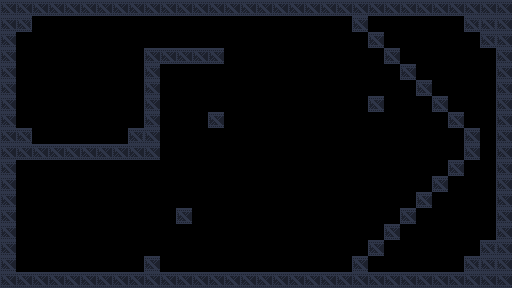

Tiled map render using the project's own tile images. Description and the map definition, with tile-layer contents summarised, below:
An orthogonal 32x18 tile map with 16x16 px tiles, 2 tile layers (background, details), 2 tilesets and 71 objects (19x door_3, 15x door_2, 15x door_1, 11x door_4, 3x gravity, ...).

<map version="1.5" tiledversion="1.7.2" orientation="orthogonal" renderorder="right-down" width="32" height="18" tilewidth="16" tileheight="16" infinite="0" nextlayerid="4" nextobjectid="121">
 <properties>
  <property name="title" value="Open the gates" />
 </properties>
 <tileset firstgid="1" source="industrial.v2.tsx" />
 <tileset firstgid="1025" source="Dungeon Sprites.tsx" />
 <layer id="3" name="background" width="32" height="18">
  <data>[576 cells, 0 non-empty, 0 distinct tile ids]</data>
 </layer>
 <layer id="1" name="details" width="32" height="18">
  <properties>
   <property name="physics" type="bool" value="true" />
  </properties>
  <data>[576 cells, 144 non-empty, 2 distinct tile ids]</data>
 </layer>
 <objectgroup id="2" name="objects">
  <object id="2" name="spawn" gid="513" x="48" y="272" width="16" height="16" />
  <object id="36" name="goal" gid="1158" x="112" y="112" width="16" height="16" />
  <object id="40" name="gravity" gid="526" x="424" y="256" width="16" height="16" />
  <object id="44" name="gravity_constant" gid="330" x="56" y="40" width="16" height="16">
   <properties>
    <property name="constant" type="bool" value="true" />
   </properties>
  </object>
  <object id="45" name="gravity" gid="526" x="424" y="48" width="16" height="16" />
  <object id="46" name="door_4" gid="105" x="192" y="32" width="16" height="16">
   <properties>
    <property name="horizontal" type="bool" value="false" />
   </properties>
  </object>
  <object id="47" name="door_4" gid="105" x="192" y="48" width="16" height="16">
   <properties>
    <property name="horizontal" type="bool" value="false" />
   </properties>
  </object>
  <object id="48" name="door_3" gid="105" x="176" y="32" width="16" height="16">
   <properties>
    <property name="horizontal" type="bool" value="false" />
   </properties>
  </object>
  <object id="49" name="door_3" gid="105" x="176" y="48" width="16" height="16">
   <properties>
    <property name="horizontal" type="bool" value="false" />
   </properties>
  </object>
  <object id="50" name="door_2" gid="105" x="160" y="32" width="16" height="16">
   <properties>
    <property name="horizontal" type="bool" value="false" />
   </properties>
  </object>
  <object id="51" name="door_2" gid="105" x="160" y="48" width="16" height="16">
   <properties>
    <property name="horizontal" type="bool" value="false" />
   </properties>
  </object>
  <object id="52" name="door_1" gid="105" x="144" y="32" width="16" height="16">
   <properties>
    <property name="horizontal" type="bool" value="false" />
   </properties>
  </object>
  <object id="53" name="door_1" gid="105" x="144" y="48" width="16" height="16">
   <properties>
    <property name="horizontal" type="bool" value="false" />
   </properties>
  </object>
  <object id="54" name="switch_1" gid="262" x="144" y="256" width="16" height="16" />
  <object id="55" name="switch_2" gid="262" x="368" y="256" width="16" height="16" rotation="-90" />
  <object id="56" name="switch_3" gid="262" x="224" y="128" width="16" height="16" rotation="180" />
  <object id="57" name="switch_4" gid="262" x="368" y="48" width="16" height="16" rotation="-90" />
  <object id="58" name="door_1" gid="138" x="16" y="224" width="16" height="16">
   <properties>
    <property name="horizontal" type="bool" value="true" />
   </properties>
  </object>
  <object id="59" name="door_1" gid="138" x="32" y="224" width="16" height="16">
   <properties>
    <property name="horizontal" type="bool" value="true" />
   </properties>
  </object>
  <object id="60" name="door_1" gid="138" x="48" y="224" width="16" height="16">
   <properties>
    <property name="horizontal" type="bool" value="true" />
   </properties>
  </object>
  <object id="61" name="door_1" gid="138" x="64" y="224" width="16" height="16">
   <properties>
    <property name="horizontal" type="bool" value="true" />
   </properties>
  </object>
  <object id="62" name="door_1" gid="138" x="80" y="224" width="16" height="16">
   <properties>
    <property name="horizontal" type="bool" value="true" />
   </properties>
  </object>
  <object id="63" name="door_1" gid="138" x="96" y="224" width="16" height="16">
   <properties>
    <property name="horizontal" type="bool" value="true" />
   </properties>
  </object>
  <object id="64" name="door_1" gid="138" x="112" y="224" width="16" height="16">
   <properties>
    <property name="horizontal" type="bool" value="true" />
   </properties>
  </object>
  <object id="65" name="door_1" gid="138" x="128" y="224" width="16" height="16">
   <properties>
    <property name="horizontal" type="bool" value="true" />
   </properties>
  </object>
  <object id="66" name="door_1" gid="138" x="144" y="224" width="16" height="16">
   <properties>
    <property name="horizontal" type="bool" value="true" />
   </properties>
  </object>
  <object id="71" name="door_1" gid="105" x="176" y="256" width="16" height="16">
   <properties>
    <property name="horizontal" type="bool" value="false" />
   </properties>
  </object>
  <object id="72" name="door_1" gid="105" x="176" y="272" width="16" height="16">
   <properties>
    <property name="horizontal" type="bool" value="false" />
   </properties>
  </object>
  <object id="73" name="door_1" gid="138" x="160" y="224" width="16" height="16">
   <properties>
    <property name="horizontal" type="bool" value="true" />
   </properties>
  </object>
  <object id="74" name="door_1" gid="105" x="176" y="240" width="16" height="16">
   <properties>
    <property name="horizontal" type="bool" value="false" />
   </properties>
  </object>
  <object id="75" name="movable" x="24" y="200">
   <polyline points="0,0 144,0" />
  </object>
  <object id="76" name="gravity" gid="526" x="16" y="272" width="16" height="16" />
  <object id="77" name="door_2" gid="138" x="192" y="224" width="16" height="16">
   <properties>
    <property name="horizontal" type="bool" value="true" />
   </properties>
  </object>
  <object id="78" name="door_2" gid="138" x="208" y="224" width="16" height="16">
   <properties>
    <property name="horizontal" type="bool" value="true" />
   </properties>
  </object>
  <object id="79" name="door_2" gid="138" x="224" y="224" width="16" height="16">
   <properties>
    <property name="horizontal" type="bool" value="true" />
   </properties>
  </object>
  <object id="80" name="door_2" gid="138" x="240" y="224" width="16" height="16">
   <properties>
    <property name="horizontal" type="bool" value="true" />
   </properties>
  </object>
  <object id="81" name="door_2" gid="138" x="256" y="224" width="16" height="16">
   <properties>
    <property name="horizontal" type="bool" value="true" />
   </properties>
  </object>
  <object id="82" name="door_2" gid="138" x="272" y="224" width="16" height="16">
   <properties>
    <property name="horizontal" type="bool" value="true" />
   </properties>
  </object>
  <object id="83" name="door_2" gid="138" x="288" y="224" width="16" height="16">
   <properties>
    <property name="horizontal" type="bool" value="true" />
   </properties>
  </object>
  <object id="84" name="door_2" gid="138" x="304" y="224" width="16" height="16">
   <properties>
    <property name="horizontal" type="bool" value="true" />
   </properties>
  </object>
  <object id="85" name="door_2" gid="138" x="320" y="224" width="16" height="16">
   <properties>
    <property name="horizontal" type="bool" value="true" />
   </properties>
  </object>
  <object id="86" name="door_2" gid="138" x="336" y="224" width="16" height="16">
   <properties>
    <property name="horizontal" type="bool" value="true" />
   </properties>
  </object>
  <object id="87" name="door_2" gid="138" x="352" y="224" width="16" height="16">
   <properties>
    <property name="horizontal" type="bool" value="true" />
   </properties>
  </object>
  </objectgroup>
</map>
<!-- 28 of 71 objects omitted -->
